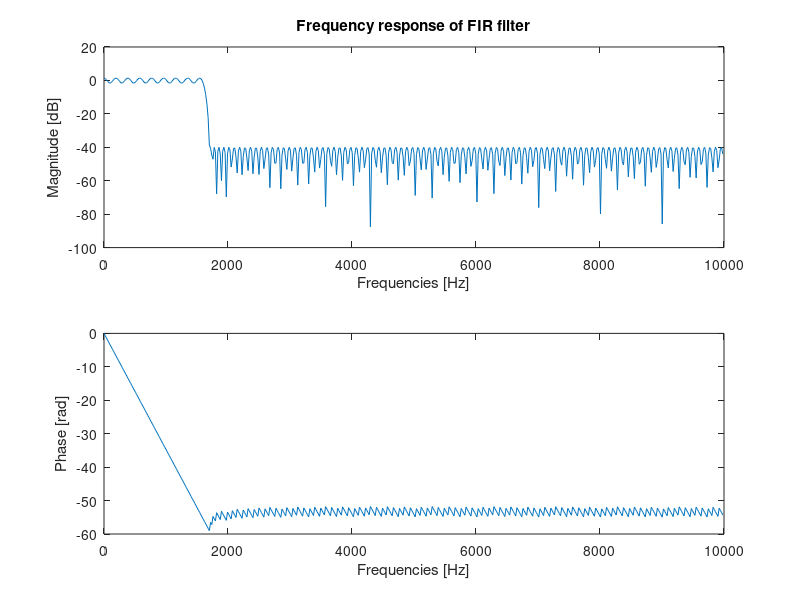

The MATLAB source for this figure: (Note: this script raises an error after producing the figure.)
clear; close all; clc;
fs = 20e3;
% definizione della maschera
rp = 3;             % Pass-band ripple in dB
rs = 40;            % Stop-band attenuation in dB
fp = 1000+3*200;    % ultimo numero di matricola = 3;
f = [fp, fp+100];   % Cut-off frequencies
a = [1 0];          % Desired amplitudes

% Calcolo di delta1 e delta2
dev = [(10^(rp/20)-1)/(10^(rp/20)+1), 10^(-rs/20)];

% sintesi con parks-mcclellan
[n,fo,ao,w] = firpmord(f,a,dev,fs);
b = firpm(n,fo,ao,w);

[H, freq] = freqz(b,1,512,fs);
figure;
subplot(2,1,1);
plot(freq, 20*log10(abs(H)));
title("Frequency response of FIR filter");
xlabel("Frequencies [Hz]");
ylabel("Magnitude [dB]");

subplot(2,1,2);
plot(freq, unwrap(angle(H)));
xlabel("Frequencies [Hz]");
ylabel("Phase [rad]");
print(gcf,'punto2es2.jpg','-djpeg','-r300');


% ultimo punto
% load("segnale.mat");
load("segnale.mat");
xin = segnale;

% Spettro del segnale in ingresso
NFFT = 2^10;
[Pxx, freq] = pwelch(xin, hanning(NFFT), [], NFFT, fs, 'centered');
figure;
subplot(2,1,1);
plot(freq, 10*log10(abs(Pxx)));
xlabel("Frequencies [Hz]");
ylabel("Magnitude [dB]");
title("PSD estimate module in-signal");
grid on;

x_out = filter(b,1,xin);
[Pxx_out, freq] = pwelch(x_out, hanning(NFFT), [], NFFT, fs, 'centered');
subplot(2,1,2);
plot(freq, 10*log10(abs(Pxx_out)));
xlabel("Frequencies [Hz]");
ylabel("Magnitude [dB]");
title("PSD estimate module out-signal");
grid on;

print(gcf,'punto3es2.jpg','-djpeg','-r300');
